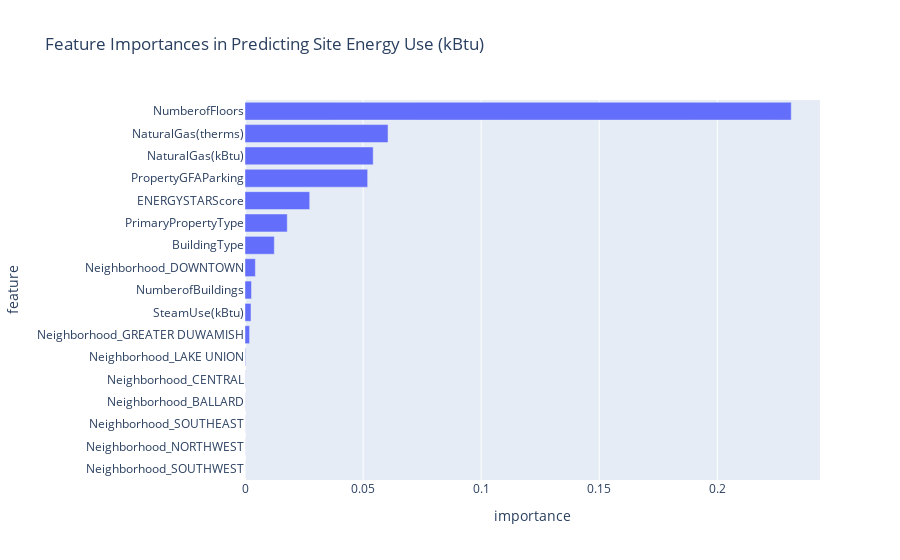

This figure's notebook cell:
### Code cell
import plotly.express as px

# Drop negative values from the DataFrame
importance_df = importance_df[importance_df['importance'] > 0]

# Sorting values for better visualization
importance_df_sorted = importance_df.sort_values(by='importance')

# Creating the plot
fig = px.bar(importance_df_sorted, x='importance', y='feature', orientation='h', title="Feature Importances in Predicting Site Energy Use (kBtu)")
fig.show()

### Figure 1 — Plotly figure (JSON) as saved in the notebook; plotly's stock layout.template omitted (floating-point values rounded to 4 significant figures)
{"data": [{"alignmentgroup": "True", "hovertemplate": "importance=%{x}<br>feature=%{y}<extra></extra>", "legendgroup": "", "marker": {"color": "#636efa", "pattern": {"shape": ""}}, "name": "", "offsetgroup": "", "orientation": "h", "showlegend": false, "textposition": "auto", "type": "bar", "x": [1.714e-05, 3.421e-05, 3.516e-05, 5.868e-05, 7.243e-05, 0.0002306, 0.001936, 0.002534, 0.002739, 0.004391, 0.01241, 0.01789, 0.0274, 0.05194, 0.05428, 0.06056, 0.2313], "xaxis": "x", "y": ["Neighborhood_SOUTHWEST", "Neighborhood_NORTHWEST", "Neighborhood_SOUTHEAST", "Neighborhood_BALLARD", "Neighborhood_CENTRAL", "Neighborhood_LAKE UNION", "Neighborhood_GREATER DUWAMISH", "SteamUse(kBtu)", "NumberofBuildings", "Neighborhood_DOWNTOWN", "BuildingType", "PrimaryPropertyType", "ENERGYSTARScore", "PropertyGFAParking", "NaturalGas(kBtu)", "NaturalGas(therms)", "NumberofFloors"], "yaxis": "y"}], "layout": {"barmode": "relative", "legend": {"tracegroupgap": 0}, "title": {"text": "Feature Importances in Predicting Site Energy Use (kBtu)"}, "xaxis": {"anchor": "y", "domain": [0, 1], "title": {"text": "importance"}}, "yaxis": {"anchor": "x", "domain": [0, 1], "title": {"text": "feature"}}}}
